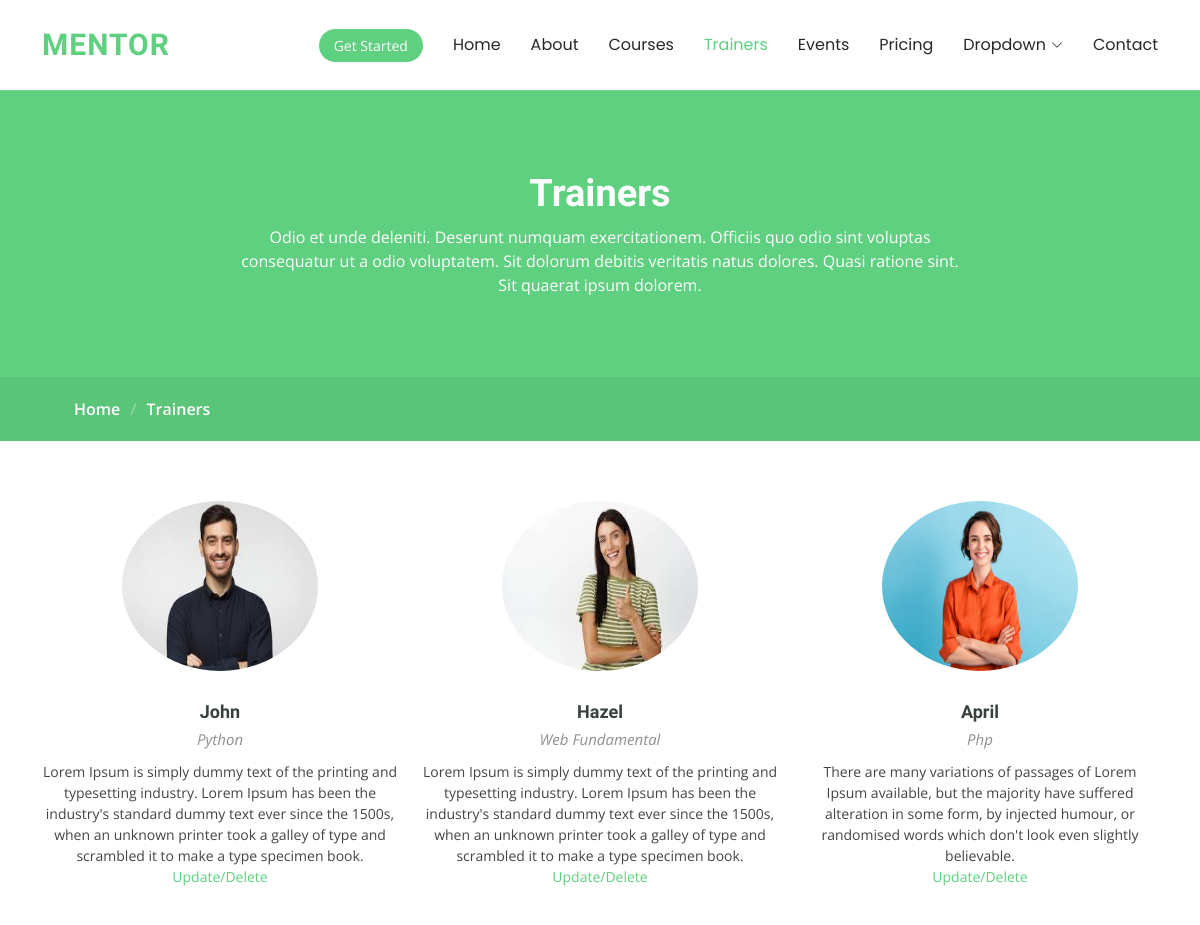
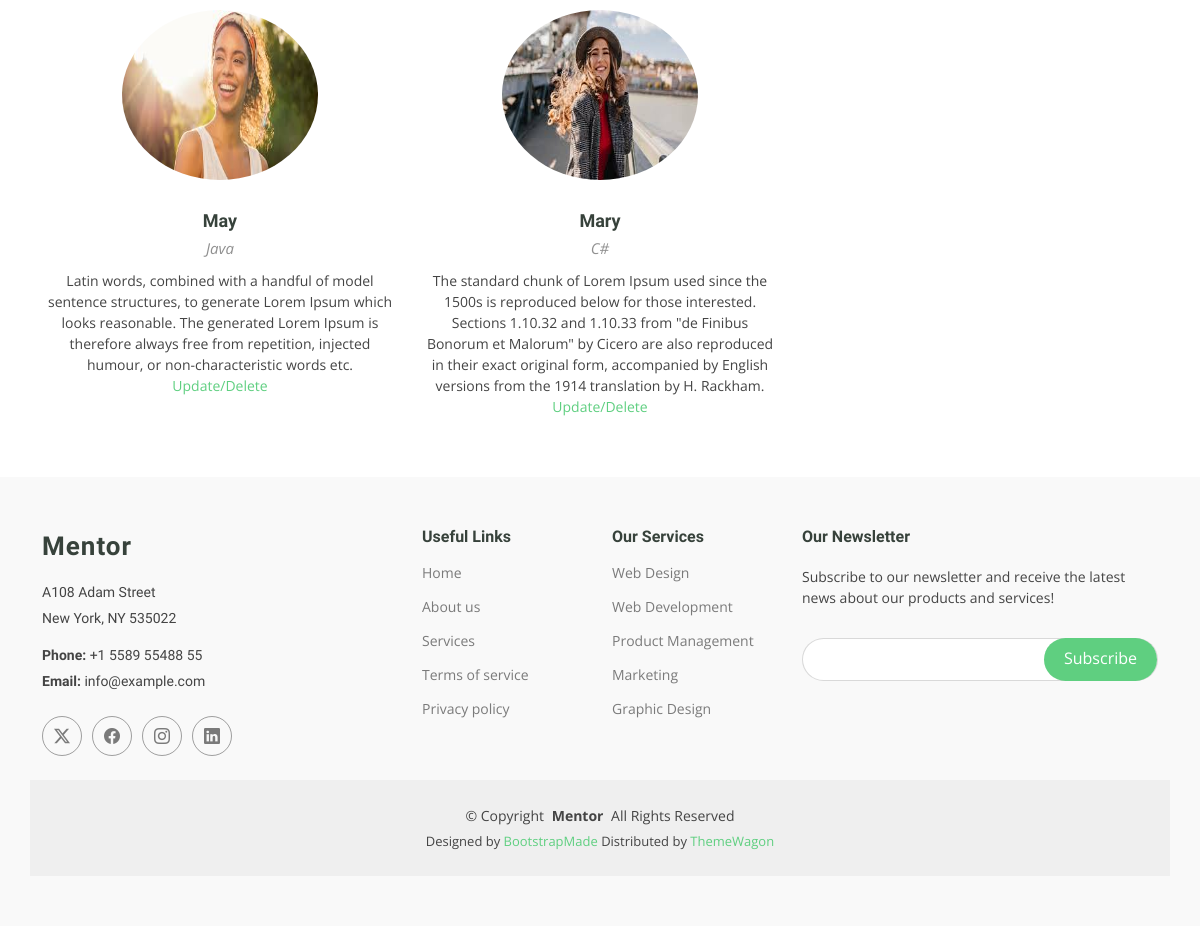
Screenshot of /trainers/ with the database file from the repository (2 pictures, top to bottom).
### schoolapp/models.py (models this page shows, shortened)
class Teacher(models.Model):
    photo=models.ImageField(upload_to='photo')
    name=models.CharField(max_length=255)
    course=models.CharField(max_length=255)
    description=models.TextField()

### schoolapp/views.py (the view)
# urls.py: path('trainers/',trainers,name='trainers'),
def trainers(request):
    teacher_data=Teacher.objects.all()
    context={'teacher_data':teacher_data}
    return render(request,'trainers.html',context)

### templates/trainers.html (shortened to what this page needs)
{% load static %}
<!DOCTYPE html>
<html lang="en">
<head>
  <link href="{% static 'assets/vendor/bootstrap/css/bootstrap.min.css' %}" rel="stylesheet">
  <link href="{% static 'assets/vendor/bootstrap-icons/bootstrap-icons.css' %}" rel="stylesheet">
  <link href="{% static 'assets/vendor/aos/aos.css' %}" rel="stylesheet">
  <link href="{% static 'assets/vendor/glightbox/css/glightbox.min.css' %}" rel="stylesheet">
  <link href="{% static 'assets/vendor/swiper/swiper-bundle.min.css' %}" rel="stylesheet">
  <link href="{% static 'assets/css/main.css' %}" rel="stylesheet">
</head>
<body class="trainers-page">
  <header id="header" class="header d-flex align-items-center sticky-top">
    <div class="container-fluid container-xl position-relative d-flex align-items-center">
      <a href="index.html" class="logo d-flex align-items-center me-auto">
        <h1 class="sitename">Mentor</h1>
      </a>
      <nav id="navmenu" class="navmenu">
        <ul>
          <li><a href="{% url 'homepage'%}" >Home<br></a></li>
          <li><a href="{% url 'about'%}">About</a></li>
          <li><a href="{% url 'courses'%}">Courses</a></li>
          <li><a href="{% url 'trainers'%}" class="active">Trainers</a></li>
          <li><a href="events.html">Events</a></li>
          <li><a href="pricing.html">Pricing</a></li>
          <li class="dropdown"><a href="#"><span>Dropdown</span> <i class="bi bi-chevron-down toggle-dropdown"></i></a>
          </li>
          <li><a href="contact.html">Contact</a></li>
        </ul>
      </nav>
      <a class="btn-getstarted" href="courses.html">Get Started</a>
    </div>
  </header>
  <main class="main">
    <div class="page-title" data-aos="fade">
      <div class="heading">
        <div class="container">
          <div class="row d-flex justify-content-center text-center">
            <div class="col-lg-8">
              <h1>Trainers</h1>
              <p class="mb-0">Odio et unde deleniti. Deserunt numquam exercitationem. Officiis quo odio sint voluptas consequatur ut a odio voluptatem. Sit dolorum debitis veritatis natus dolores. Quasi ratione sint. Sit quaerat ipsum dolorem.</p>
            </div>
          </div>
        </div>
      </div>
      <nav class="breadcrumbs">
        <div class="container">
          <ol>
            <li><a href="index.html">Home</a></li>
            <li class="current">Trainers</li>
          </ol>
        </div>
      </nav>
    </div>
    <section id="trainers" class="section trainers">
      <div class="container">
        <div class="row gy-5">
          {% for t in teacher_data %}
          <div class="col-lg-4 col-md-6 member" data-aos="fade-up" data-aos-delay="100">
            <div class="member-img">
              <img src="{{t.photo.url}}" class="img-fluid imgte" alt="">
            </div>
            <div class="member-info text-center">
              <h4>{{t.name}}</h4>
              <span>{{t.course}}</span>
              <p>{{t.description}}</p>
              <a href="{% url 'teacherdetail' t.id %}"><p class="category">Update/Delete</p></a>
            </div>
          </div>
          {% endfor %}
        </div>
      </div>
    </section>
  </main>
  <footer id="footer" class="footer position-relative light-background">
    <div class="container footer-top">
      <div class="row gy-4">
        <div class="col-lg-4 col-md-6 footer-about">
          <a href="index.html" class="logo d-flex align-items-center">
            <span class="sitename">Mentor</span>
          </a>
          <div class="footer-contact pt-3">
            <p>A108 Adam Street</p>
            <p>New York, NY 535022</p>
            <p class="mt-3"><strong>Phone:</strong> <span>+1 5589 55488 55</span></p>
            <p><strong>Email:</strong> <span>info@example.com</span></p>
          </div>
          <div class="social-links d-flex mt-4">
            <a href=""><i class="bi bi-twitter-x"></i></a>
            <a href=""><i class="bi bi-facebook"></i></a>
            <a href=""><i class="bi bi-instagram"></i></a>
            <a href=""><i class="bi bi-linkedin"></i></a>
          </div>
        </div>
        <div class="col-lg-2 col-md-3 footer-links">
          <h4>Useful Links</h4>
          <ul>
            <li><a href="#">Home</a></li>
            <li><a href="#">About us</a></li>
            <li><a href="#">Services</a></li>
            <li><a href="#">Terms of service</a></li>
            <li><a href="#">Privacy policy</a></li>
          </ul>
        </div>
        <div class="col-lg-2 col-md-3 footer-links">
          <h4>Our Services</h4>
          <ul>
            <li><a href="#">Web Design</a></li>
            <li><a href="#">Web Development</a></li>
            <li><a href="#">Product Management</a></li>
            <li><a href="#">Marketing</a></li>
            <li><a href="#">Graphic Design</a></li>
          </ul>
        </div>
        <div class="col-lg-4 col-md-12 footer-newsletter">
          <h4>Our Newsletter</h4>
          <p>Subscribe to our newsletter and receive the latest news about our products and services!</p>
          <form action="forms/newsletter.php" method="post" class="php-email-form">
            <div class="newsletter-form"><input type="email" name="email"><input type="submit" value="Subscribe"></div>
          </form>
        </div>
      </div>
    </div>
    <div class="container copyright text-center mt-4">
      <p>© <span>Copyright</span> <strong class="px-1 sitename">Mentor</strong> <span>All Rights Reserved</span></p>
      <div class="credits">
        Designed by <a href="https://bootstrapmade.com/">BootstrapMade</a> Distributed by <a href=“https://themewagon.com>ThemeWagon
      </div>
    </div>
  </footer>
</body>
</html>

### templates/trainers.html (style rules this page uses)
.imgte { width:340px; height:170px; }

### rows the page displays
Teacher: photo (picture), name "John", course "Python", description "Lorem Ipsum is simply dummy text of the printing and typesetting industry. Lorem Ipsum has been the industry's standard dummy text ever since the 1500s, when an unknown printer took a galley of type and scrambled it to make a type specimen book."
Teacher: photo (picture), name "Hazel", course "Web Fundamental", description "Lorem Ipsum is simply dummy text of the printing and typesetting industry. Lorem Ipsum has been the industry's standard dummy text ever since the 1500s, when an unknown printer took a galley of type and scrambled it to make a type specimen book."
Teacher: photo (picture), name "April", course "Php", description "There are many variations of passages of Lorem Ipsum available, but the majority have suffered alteration in some form, by injected humour, or randomised words which don't look even slightly believable."
Teacher: photo (picture), name "May", course "Java", description "Latin words, combined with a handful of model sentence structures, to generate Lorem Ipsum which looks reasonable. The generated Lorem Ipsum is therefore always free from repetition, injected humour, or non-characteristic words etc."
Teacher: photo (picture), name "Mary", course "C#", description "The standard chunk of Lorem Ipsum used since the 1500s is reproduced below for those interested. Sections 1.10.32 and 1.10.33 from \"de Finibus Bonorum et Malorum\" by Cicero are also reproduced in their exact original form, accompanied by English versions from the 1914 translation by H. Rackham."
